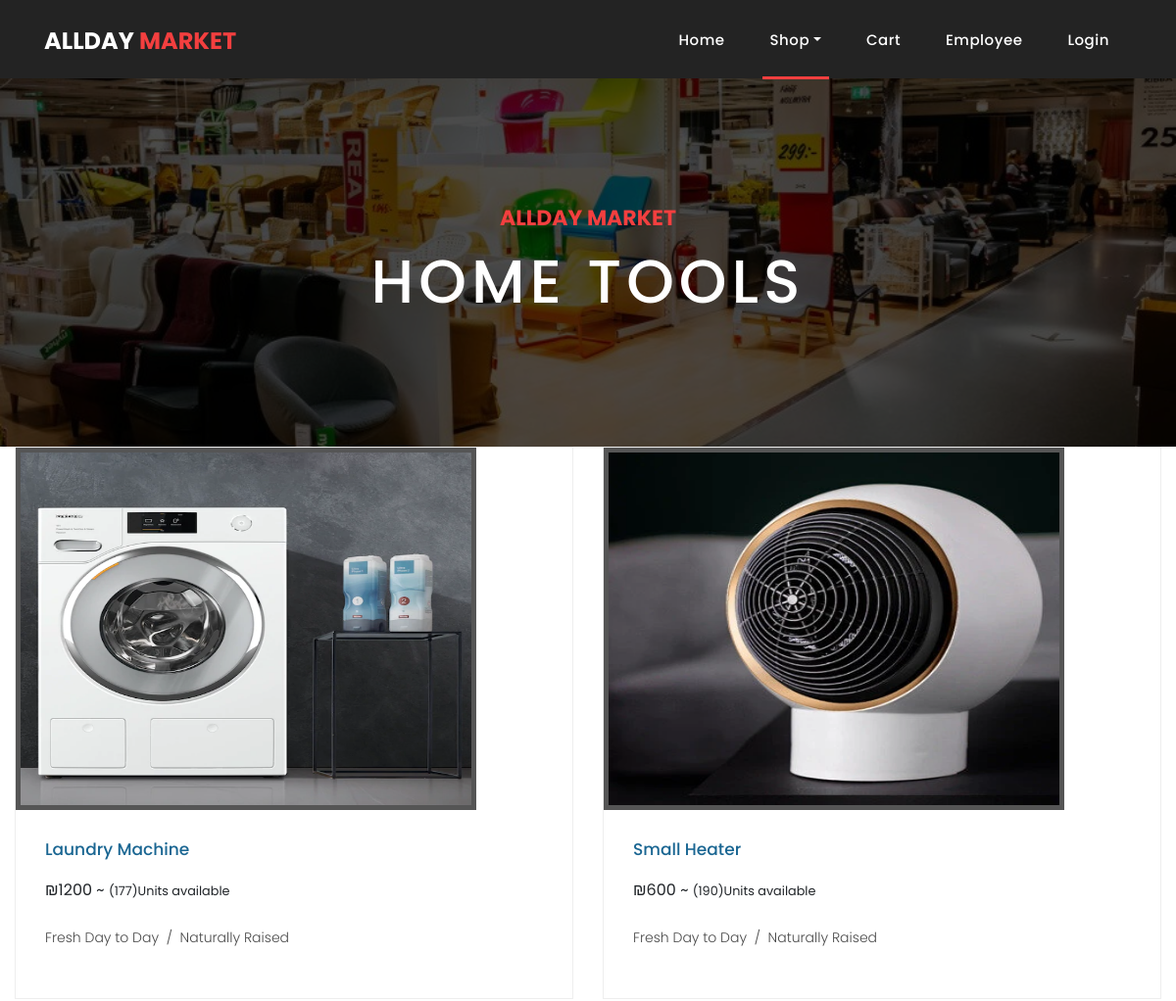
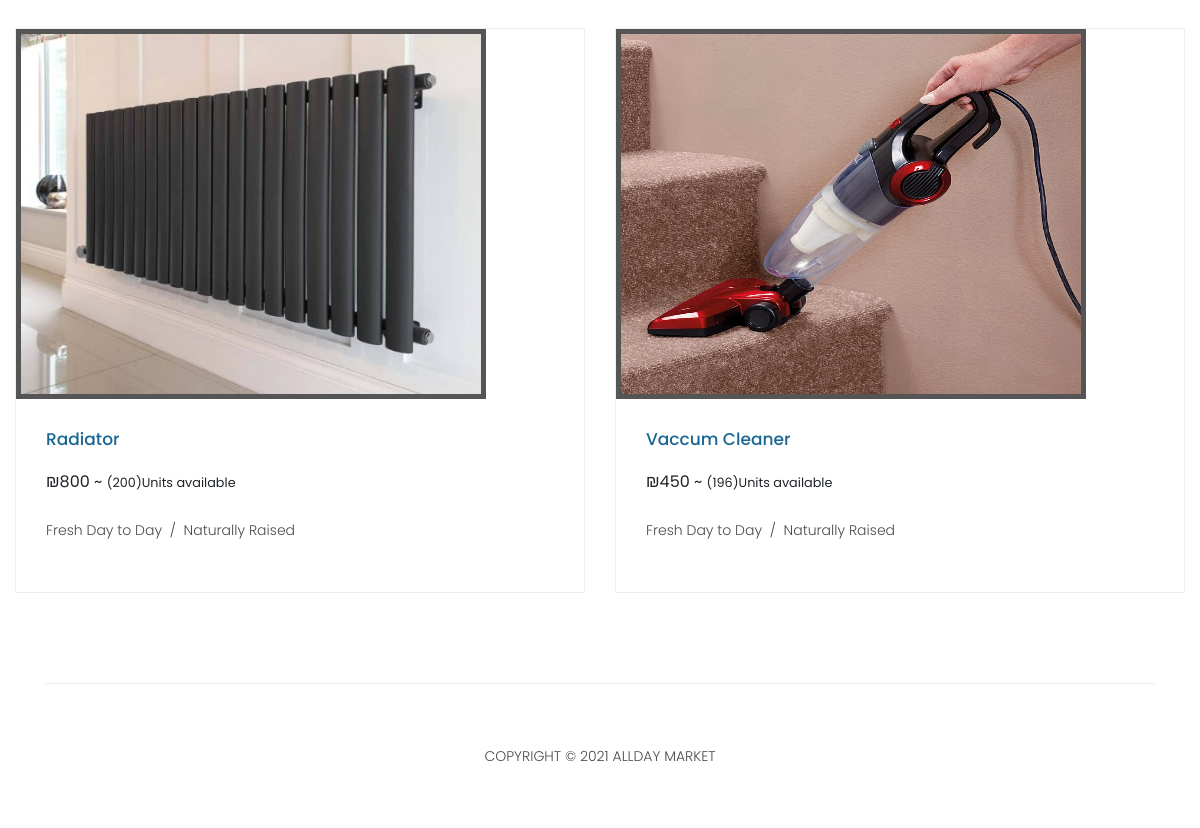
The page /HomeTools.php on the database its author committed (2 pictures, top to bottom).
### tables this page shows
CREATE TABLE `items` (
  `Barcode` int(11) NOT NULL,
  `Name` varchar(25) NOT NULL,
  `Price` int(11) NOT NULL,
  `Department` tinyint(1) NOT NULL,
  `img` varchar(35) NOT NULL,
  `quantity` int(11) NOT NULL,
  `supplierID` int(11) NOT NULL,
  `sellCount` int(11) NOT NULL DEFAULT 0
);

### HomeTools.php (the view, shortened to what this page needs)
<!DOCTYPE html>
<html lang="en">
   <head>
      <link href="vendor/bootstrap/css/bootstrap.min.css" rel="stylesheet">
      <link rel="stylesheet" href="assets/css/fontawesome.css">
      <link rel="stylesheet" href="assets/css/style.css">
      <link rel="stylesheet" href="assets/css/owl.css">
   </head>
   <body>
      <header class="">
         <?php
            if(isset($_SESSION['email'])){
            	if($_SESSION['userType'] == 1){
            $basedir = realpath(__DIR__);
            		include($basedir . '/navbars/navadmin.php');
            	}
            	else{
            $basedir = realpath(__DIR__);
            		include($basedir . '/navbars/navuser.php');
            	}
            }
            else{
            $basedir = realpath(__DIR__);
            include($basedir . '/navbars/navbar.php');
            }
            ?>
      </header>
      <div class="page-heading about-heading header-text" style="background-image: url(assets/images/items/hometools.jpg);">
         <div class="container">
            <div class="row">
               <div class="col-md-12">
                  <div class="text-content">
                     <h4>AllDay Market</h4>
                     <h2>Home Tools</h2>
                  </div>
               </div>
            </div>
         </div>
      </div>
      <div class="col-md-12">
         <div class="row">
            <?php
               include 'db.php';
               $sql = "SELECT * FROM items WHERE Department = 2";
               $stmt= mysqli_stmt_init($conn);
               mysqli_stmt_prepare($stmt,$sql);
               mysqli_stmt_execute($stmt);
               $results=mysqli_stmt_get_result($stmt);
               if(isset($_SESSION['userType'])){
                  if($_SESSION['userType'] == 1){
               while ($row=mysqli_fetch_assoc($results))
               {
               $ID = $row['Barcode'];
               $name = $row['Name'];
               $price = $row['Price'];
               $img = $row['img'];
               $qnt = $row['quantity'];
               echo '
               <div class="col-md-6">
               <div class="product-item">
               <a href="#"><img src="'.$img.'" style="width:470px;height:370px;" alt=""></a>
               <div class="down-content">
               <a href="#"><h4>'.$name.'</h4></a>
               ₪'.$price.' ~ <small>('.$qnt.')Units available</small>
               <br><br>
               <a href="editItemForm.php?id='.$ID.'">
               <button class="btn btn-secondary" type="button" class="filled-button" class="editBtn">
               Edit</button>
               </a>
               <form action="updateItem.php" method="post">
               <input type="hidden" name="id" value="'.$ID.'">
               <fieldset>
               <button type="submit" name="itemDel" id="form-submit" class="btn btn-danger">Delete</button>
               </fieldset>
               </form>
               <p>Fresh Day to Day &nbsp;/&nbsp; Naturally Raised</p>
               </div>
               </div>
               </div>
               ';
               }
               }
               else{
               while ($row=mysqli_fetch_assoc($results))
               {
               $ID = $row['Barcode'];
               $name = $row['Name'];
               $price = $row['Price'];
               $img = $row['img'];
               $qnt = $row['quantity'];
               echo '
               <div class="col-md-6">
               <div class="product-item">
               <a href="#"><img src="'.$img.'" style="width:470px;height:370px;" alt=""></a>
               <div class="down-content">
               <a href="#"><h4>'.$name.'</h4></a>
               ₪'.$price.' ~ <small>('.$qnt.')Units available</small>
               <br><br>
               <form id="qnt'.$ID.'">
               <input type="text" placeholder="Enter Quantity in Kilo" name="qty" required>
               <button class="btn btn-danger" type="button" onclick= add('.$ID.') class="filled-button" class="add2cart">Add To Cart</button></h6>
               </form>
               <p>Fresh Day to Day &nbsp;/&nbsp; Naturally Raised</p>
               </div>
               </div>
               </div>
               ';
               }
               }
               }
               else{
               while ($row=mysqli_fetch_assoc($results))
               {
               $name = $row['Name'];
               $price = $row['Price'];
               $img = $row['img'];
               $qnt = $row['quantity'];
               echo '
               <div class="col-md-6">
               <div class="product-item">
               <a href="#"><img src="'.$img.'" style="width:470px;height:370px;" alt=""></a>
               <div class="down-content">
               <a href="#"><h4>'.$name.'</h4></a>
               ₪'.$price.' ~ <small>('.$qnt.')Units available</small>
               <br><br>
               <p>Fresh Day to Day &nbsp;/&nbsp; Naturally Raised</p>
               </div>
               </div>
               </div>
               ';
               }
               }
               ?>
         </div>
      </div>
      <footer>
         <div class="container">
            <div class="row">
               <div class="col-md-12">
                  <div class="inner-content">
                     <p>Copyright © 2021 AllDay Market</p>
                  </div>
               </div>
            </div>
         </div>
      </footer>
   </body>
</html>

### assets/css/style.css (style rules this page uses)
body { font-family: 'Poppins', sans-serif; overflow-x: hidden; text-rendering: optimizeLegibility; -webkit-font-smoothing: antialiased; -moz-osx-font-smoothing: grayscale; }
p { margin-bottom: 0px; font-size: 14px; font-weight: 300; color: #4a4a4a; line-height: 24px; }
a { text-decoration: none!important; }
h1,h2,h3,h4,h5,h6 { margin: 0px; }
.page-heading { padding: 210px 0px 130px 0px; text-align: center; background-position: center center; background-repeat: no-repeat; background-size: cover; }
.page-heading .text-content h4 { color: #f33f3f; font-size: 22px; text-transform: uppercase; font-weight: 700; margin-bottom: 15px; }
.page-heading .text-content h2 { color: #fff; font-size: 62px; text-transform: uppercase; letter-spacing: 5px; }
header { position: absolute; z-index: 99999; width: 100%; height: 80px; background-color: #232323; -webkit-transition: all 0.3s ease-in-out 0s; -moz-transition: all 0.3s ease-in-out 0s; -o-transition: all 0.3s ease-in-out 0s; transition: all 0.3s ease-in-out 0s; }
.product-item { border: 1px solid #eee; margin-bottom: 30px; }
.product-item .down-content { padding: 30px; position: relative; }
.product-item img { width: 100%; overflow: hidden; }
.product-item .down-content h4 { font-size: 17px; color: #1a6692; margin-bottom: 20px; }
.product-item .down-content p { margin-bottom: 20px; }
footer { text-align: center; }
footer .inner-content { border-top: 1px solid #eee; margin-top: 60px; padding: 60px 0px; }
footer .inner-content p { text-transform: uppercase; }
.page-heading { position:relative; }
.page-heading:before { content:''; position:absolute; top:0; left:0; bottom:0; right:0; background-color:rgba(0,0,0,.7); }
.page-heading .container { position:relative; z-index: 2; }

### HomeTools.php (style rules this page uses)
img { border: 5px solid #555; }

### rows shown on the page
items: img (picture), Name "Laundry Machine", Price "1200", quantity "177"
items: img (picture), Name "Small Heater", Price "600", quantity "190"
items: img (picture), Name "Radiator", Price "800", quantity "200"
items: img (picture), Name "Vaccum Cleaner", Price "450", quantity "196"
